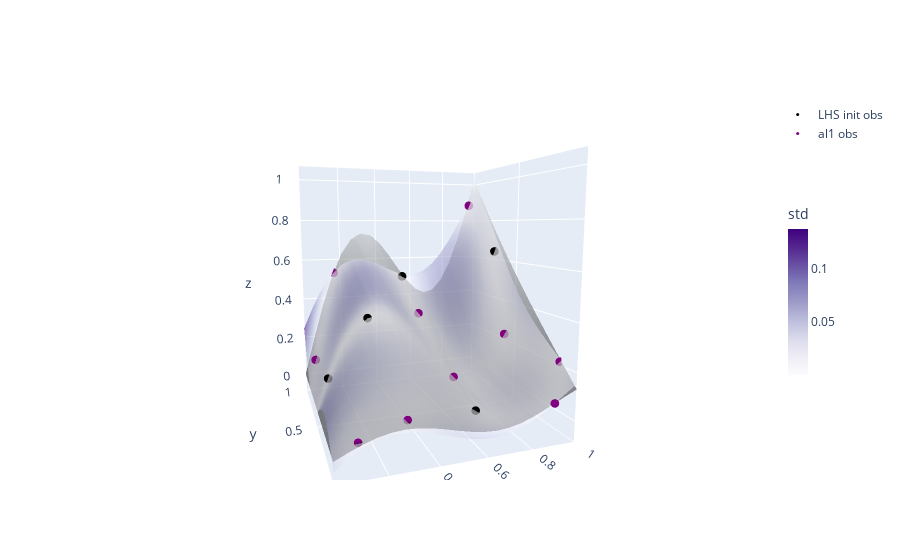

Write notebook code for a chart like this one.
### Code cell
# Predict surface based on fitted GP
mu_al2,std_al2 = gpm_al2.predict(Xsurf, return_std=True)

# Plot the result
fig = go.FigureWidget()

fig.add_surface(x=mx, y=my, z=mz, name='true function',
                colorscale='Gray', opacity=0.5, showscale=False,
               colorbar={'title':'std','len':0.5, 'thickness':20})

# fig.add_surface(x=mx, y=my, z=mu_oat.reshape(mx.shape), name='GP oat',
#                 colorscale='Oranges', surfacecolor=std_oat.reshape(mx.shape), opacity=0.5, showscale=False,
#                colorbar={'title':'std','len':0.5, 'thickness':20})

# fig.add_surface(x=mx, y=my, z=mu_lhs.reshape(mx.shape), name='GP lhs',
#                 colorscale='Blues', surfacecolor=std_lhs.reshape(mx.shape), opacity=0.5, showscale=True,
#                colorbar={'title':'std','len':0.5, 'thickness':20})

fig.add_surface(x=mx, y=my, z=mu_al2.reshape(mx.shape), name='GP al2',
                colorscale='Purples', surfacecolor=std_al2.reshape(mx.shape), opacity=0.5, showscale=True,
               colorbar={'title':'std','len':0.5, 'thickness':20})

# fig.add_scatter3d(x=X_oat[:,0], y=X_oat[:,1], z=y_oat, mode='markers',
#                   marker={'symbol':'circle', 'color':'black', 'size':2},
#                   name='OAT obs', showlegend=True)

# fig.add_scatter3d(x=X_lhs[:,0], y=X_lhs[:,1], z=y_lhs, mode='markers',
#                   marker={'symbol':'circle', 'color':'blue', 'size':2},
#                   name='LHS obs', showlegend=True)

fig.add_scatter3d(x=X_init[:,0], y=X_init[:,1], z=y_init, mode='markers',
                  marker={'symbol':'circle', 'color':'black', 'size':3},
                  name='LHS init obs', showlegend=True)

fig.add_scatter3d(x=X_al2[:,0], y=X_al2[:,1], z=y_al2, mode='markers',
                  marker={'symbol':'circle', 'color':'purple', 'size':3},
                  name='al1 obs', showlegend=True)

# update layout to set view
fig.update_layout(
                  scene={'xaxis':{'range':[0,1]},
                         'yaxis':{'range':[0,1]},
                         #'zaxis':{'range':[0,1]},
                         'aspectratio':{'x':1,'y':1,'z':1.2},
                         'camera':{
                            'eye':{'x':-0.7, 'y':-2., 'z':0.3}}
                        })

fig.show()

### Figure 1 — Plotly figure (JSON) as saved in the notebook; plotly's stock layout.template omitted (floating-point values rounded to 4 significant figures; data arrays with more than 128 entries replaced by an {"elided": "..."} marker saying what was removed)
{"data": [{"colorbar": {"len": 0.5, "thickness": 20, "title": {"text": "std"}}, "colorscale": [[0, "rgb(0, 0, 0)"], [0.09091, "rgb(16, 16, 16)"], [0.1818, "rgb(38, 38, 38)"], [0.2727, "rgb(59, 59, 59)"], [0.3636, "rgb(81, 80, 80)"], [0.4545, "rgb(102, 101, 101)"], [0.5455, "rgb(124, 123, 122)"], [0.6364, "rgb(146, 146, 145)"], [0.7273, "rgb(171, 171, 170)"], [0.8182, "rgb(197, 197, 195)"], [0.9091, "rgb(224, 224, 223)"], [1, "rgb(254, 254, 253)"]], "name": "true function", "opacity": 0.5, "showscale": false, "type": "surface", "uid": "2018abd1-06f8-4b5e-9b6c-2b2b4e1093ae", "x": {"elided": "20x20 float values"}, "y": {"elided": "20x20 float values"}, "z": {"elided": "20x20 float values"}}, {"colorbar": {"len": 0.5, "thickness": 20, "title": {"text": "std"}}, "colorscale": [[0, "rgb(252,251,253)"], [0.125, "rgb(239,237,245)"], [0.25, "rgb(218,218,235)"], [0.375, "rgb(188,189,220)"], [0.5, "rgb(158,154,200)"], [0.625, "rgb(128,125,186)"], [0.75, "rgb(106,81,163)"], [0.875, "rgb(84,39,143)"], [1, "rgb(63,0,125)"]], "name": "GP al2", "opacity": 0.5, "showscale": true, "surfacecolor": {"elided": "20x20 float values"}, "type": "surface", "uid": "7fca0f6e-5e50-4c4a-b2c1-712d6d7c5353", "x": {"elided": "20x20 float values"}, "y": {"elided": "20x20 float values"}, "z": {"elided": "20x20 float values"}}, {"marker": {"color": "black", "size": 3, "symbol": "circle"}, "mode": "markers", "name": "LHS init obs", "showlegend": true, "type": "scatter3d", "uid": "50beb397-35f1-4a58-84b1-7fd20831853d", "x": [0.5403, 0.05011, 0.9776, 0.21, 0.6069], "y": [0.9565, 0.4581, 0.694, 0.3686, 0.135], "z": [0.5033, 0.1391, 0.6432, 0.4041, 0.04677]}, {"marker": {"color": "purple", "size": 3, "symbol": "circle"}, "mode": "markers", "name": "al1 obs", "showlegend": true, "type": "scatter3d", "uid": "7e8ae697-4721-4490-a6e6-ae53b4be1e2e", "x": [0.03487, 0.908, 0.09099, 0.5479, 0.8956, 0.9609, 0.1648, 0.9941, 0.6141, 0.277], "y": [0.8062, 0.4451, 0.01563, 0.6945, 0.0003631, 0.9878, 0.999, 0.1142, 0.3849, 0.02271], "z": [0.1267, 0.2681, 0.04675, 0.3462, 0.08894, 0.8848, 0.5309, 0.2159, 0.1081, 0.09872]}], "layout": {"scene": {"aspectratio": {"x": 1, "y": 1, "z": 1.2}, "camera": {"eye": {"x": -0.7, "y": -2, "z": 0.3}}, "xaxis": {"range": [0, 1]}, "yaxis": {"range": [0, 1]}}}}
